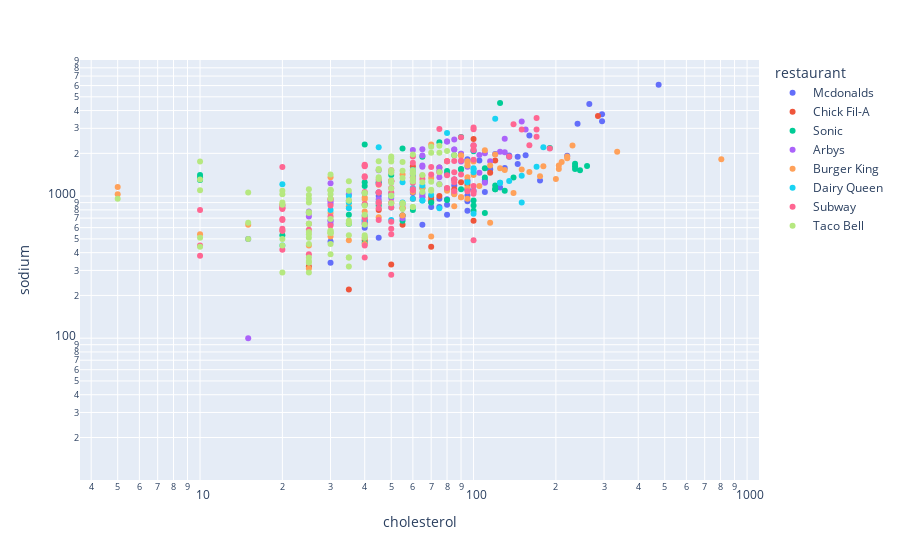

The notebook cell saved with this chart:
### Markdown cell above
from plotly.express import scatter

scatter(data_frame=df, x='calories', y='sodium', color='restaurant', hover_name='item', log_x=True, log_y=True, )

Kode di atas menggunakan Plotly Express untuk membuat diagram sebar (scatter plot) guna memvisualisasikan hubungan antara dua nilai nutrisi dalam DataFrame df Anda.

Dalam kode untuk membuat diagram sebar di mana setiap titik data mewakili item dari DataFrame Anda. Sumbu x menunjukkan kandungan kalori, sumbu y menunjukkan kandungan sodium, dan warna titik sesuai dengan restorannya. Saat Anda mengarahkan kursor ke suatu titik, nama "item" (atau kolom lain yang ditentukan dalam hover_name) akan ditampilkan. Selain itu, kedua sumbu menggunakan skala logaritmik untuk memvisualisasikan data dengan rentang nilai yang besar dengan lebih baik.

### Code cell
scatter(data_frame=df, x='cholesterol', y='sodium', color='restaurant', hover_name='item', log_x=True, log_y=True, )

### Figure 1 — Plotly figure (JSON) as saved in the notebook; plotly's stock layout.template omitted (floating-point values rounded to 4 significant figures)
{"data": [{"hovertemplate": "<b>%{hovertext}</b><br><br>restaurant=Mcdonalds<br>cholesterol=%{x}<br>sodium=%{y}<extra></extra>", "hovertext": ["Artisan Grilled Chicken Sandwich", "Single Bacon Smokehouse Burger", "Double Bacon Smokehouse Burger", "Grilled Bacon Smokehouse Chicken Sandwich", "Crispy Bacon Smokehouse Chicken Sandwich", "Big Mac", "Cheeseburger", "Classic Chicken Sandwich", "Double Cheeseburger", "Double Quarter Pounder® with Cheese", "Filet-O-Fish®", "Garlic White Cheddar Burger", "Grilled Garlic White Cheddar Chicken Sandwich", "Crispy Garlic White Cheddar Chicken Sandwich", "Hamburger", "Lobster Roll", "Maple Bacon Dijon 1/4 lb Burger", "Grilled Maple Bacon Dijon Chicken Sandwich", "Crispy Maple Bacon Dijon Chicken Sandwich", "McChicken", "McDouble", "McRib", "Pico Guacamole 1/4 lb Burger", "Grilled Pico Guacamole Chicken Sandwich", "Crispy Pico Guacamole Chicken Sandwich", "Premium Buttermilk Crispy Chicken Deluxe Sandwich", "Premium Crispy Chicken Deluxe Sandwich", "Quarter Pounder® with Cheese", "Signature Sriracha Burger", "Grilled Signature Sriracha Chicken Sandwich", "Crispy Signature Sriracha Chicken Sandwich", "Sweet BBQ Bacon 1/4 lb Burger", "Grilled Sweet BBQ Bacon Chicken Sandwich", "Crispy Sweet BBQ Bacon Chicken Sandwich", "3 piece Buttermilk Crispy Chicken Tenders", "4 piece Buttermilk Crispy Chicken Tenders", "6 piece Buttermilk Crispy Chicken Tenders", "10 piece Buttermilk Crispy Chicken Tenders", "12 piece Buttermilk Crispy Chicken Tenders", "20 piece Buttermilk Crispy Chicken Tenders", "4 Piece Chicken McNuggets", "6 Piece Chicken McNuggets", "10 Piece Chicken McNuggets", "20 Piece Chicken McNuggets", "40 piece Chicken McNuggets", "4 piece Sweet N' Spicy Honey BBQ Glazed Tenders", "6 piece Sweet N' Spicy Honey BBQ Glazed Tenders", "10 piece Sweet N' Spicy Honey BBQ Glazed Tenders", "Premium Asian Salad w/o Chicken", "Premium Asian Salad w/ Grilled Chicken", "Premium Asian Salad w/ Crispy Chicken", "Premium Bacon Ranch Salad w/o Chicken", "Premium Bacon Ranch Salad w/ Grilled Chicken", "Premium Bacon Ranch Salad w/ Crispy Chicken", "Premium Southwest Salad w/o Chicken", "Premium Southwest Salad w/ Grilled Chicken", "Premium Southwest Salad w/ Crispy Chicken"], "legendgroup": "Mcdonalds", "marker": {"color": "#636efa", "symbol": "circle"}, "mode": "markers", "name": "Mcdonalds", "orientation": "v", "showlegend": true, "type": "scatter", "x": [95, 130, 220, 155, 120, 80, 40, 65, 85, 175, 40, 95, 125, 85, 30, 65, 110, 135, 95, 40, 70, 80, 95, 115, 80, 60, 45, 100, 95, 115, 80, 110, 135, 95, 70, 95, 145, 240, 295, 475, 30, 45, 75, 145, 295, 105, 160, 265, 0, 80, 95, 40, 45, 95, 15, 110, 75], "xaxis": "x", "y": [1110, 1580, 1920, 1940, 1980, 950, 680, 1040, 1040, 1290, 640, 790, 1150, 1190, 480, 630, 1260, 1890, 1780, 600, 840, 870, 920, 1540, 1430, 1050, 1000, 1090, 1010, 1550, 1430, 1310, 1930, 1820, 910, 1290, 1890, 3230, 3770, 6080, 340, 510, 840, 1680, 3370, 1780, 2670, 4450, 20, 740, 1120, 660, 1230, 1120, 500, 1070, 960], "yaxis": "y"}, {"hovertemplate": "<b>%{hovertext}</b><br><br>restaurant=Chick Fil-A<br>cholesterol=%{x}<br>sodium=%{y}<extra></extra>", "hovertext": ["Chargrilled Chicken Club Sandwich", "Chargrilled Chicken Sandwich", "Chick-n-Slider", "1 Piece Chick-n-Strips", "2 Piece Chick-n-Strips", "3 Piece Chick-n-Strips", "4 piece Chick-n-Strips", "Chicken Deluxe", "4 piece Chicken Nuggets", "6 piece Chicken Nuggets", "8 piece Chicken Nuggets", "12 piece Chicken Nuggets", "30 piece Chicken Nuggets", "Chicken Salad Sandwich", "Chicken Sandwich", "4 Piece Grilled Chicken Nuggets", "6 Piece Grilled Chicken Nuggets", "8 piece Grilled Chicken Nuggets", "12 Piece Grilled Chicken Nuggets", "Spicy Grilled Chicken Sub Sandwich", "Regular Grilled Chicken Sub Sandwich", "Smokehouse BBQ Bacon Sandwich", "Spicy Chicken Sandwich", "Spicy Deluxe", "Chargrilled Chicken Cool Wrap", "Chicken Enchiladas Meal Kit", "Chicken Parmesan Meal Kit"], "legendgroup": "Chick Fil-A", "marker": {"color": "#EF553B", "symbol": "circle"}, "mode": "markers", "name": "Chick Fil-A", "orientation": "v", "showlegend": true, "type": "scatter", "x": [85, 55, 45, 25, 55, 70, 90, 75, 40, 55, 70, 115, 285, 80, 60, 35, 50, 70, 100, 85, 75, 95, 60, 80, 60, 100, 120], "xaxis": "x", "y": [1120, 820, 800, 320, 630, 940, 1250, 1590, 490, 730, 990, 1460, 3660, 1130, 1350, 220, 330, 440, 670, 1310, 1000, 1200, 1620, 1760, 960, 2520, 1780], "yaxis": "y"}, {"hovertemplate": "<b>%{hovertext}</b><br><br>restaurant=Sonic<br>cholesterol=%{x}<br>sodium=%{y}<extra></extra>", "hovertext": ["Hatch Green Chile Cheeseburger", "Jalapeno Burger", "Jr. Burger", "Jr. Chili Cheeseburger", "Jr. Deluxe Burger", "Jr. Deluxe Cheeseburger", "Jr. Double Cheeseburger", "Sonic Bacon Cheeseburger (w/mayo)", "Sonic Burger W/ Mustard", "Sonic Burger W/ Ketchup", "Sonic Burger W/ Mayonnaise", "Sonic Cheeseburger W/ Mustard", "Sonic Cheeseburger W/ Ketchup", "Sonic Cheeseburger W/ Mayonnaise", "Super Sonic Bacon Double Cheeseburger (w/mayo)", "Super Sonic Double Cheeseburger W/ Mustard", "Super Sonic Double Cheeseburger W/ Ketchup", "Super Sonic Double Cheeseburger W/ Mayo", "Super Sonic Jalapeno Double Cheeseburger", "Veggie Burger W/ Ketchup", "Veggie Burger With Mustard", "Veggie Burger W/ Mustard", "Grilled Asiago Caesar Chicken Club Sandwich", "Crispy Asiago Caesar Chicken Club Sandwich", "Grilled Chicken Sandwich", "Crispy Chicken Sandwich", "Chicken Strip Sandwich", "3 Piece Crispy Chicken Tender Dinner", "5 Piece Crispy Chicken Tender Dinner", "Deluxe Ultimate Chicken Sandwich", "Buffalo Dunked Ultimate Chicken Sandwich", "Garlic Parmesan Dunked Ultimate Chicken Sandwich", "Small Jumbo Popcorn Chicken", "Large Jumbo Popcorn Chicken", "Small Spicy Jumbo Popcorn Chicken", "Large Spicy Jumbo Popcorn Chicken", "3 Piece Super Crunch Chicken Strip Dinner", "4 Piece Super Crunch Chicken Strip Dinner", "5 Piece Super Crunch Chicken Strip Dinner", "3 Piece Super Crunch Chicken Strips", "4 Piece Super Crunch Chicken Strips", "5 Piece Super Crunch Chicken Strips", "Traditional Ultimate Chicken Sandwich", "Ultimate Chicken Club", "All Beef All-american Style Dog – 6\"", "All Beef Chicago Dog – 6\"", "All Beef Chili Cheese Coney – 6\"", "All Beef New York Dog – 6\"", "All Beef Regular Hot Dog – 6\"", "Cheesy Bacon Pretzel Dog - 6 In.", "Corn Dog", "Footlong Quarter Pound Coney", "The Original Pretzel Dog"], "legendgroup": "Sonic", "marker": {"color": "#00cc96", "symbol": "circle"}, "mode": "markers", "name": "Sonic", "orientation": "v", "showlegend": true, "type": "scatter", "x": [120, 100, 35, 55, 40, 60, 110, 140, 100, 100, 110, 120, 120, 130, 260, 235, 235, 245, 235, 10, 10, 10, 110, 80, 80, 45, 35, 0, 0, 90, 125, 190, 45, 65, 45, 80, 55, 75, 90, 55, 70, 90, 90, 100, 40, 40, 65, 40, 40, 50, 20, 85, 35], "xaxis": "x", "y": [1120, 930, 640, 730, 470, 800, 1350, 1350, 790, 860, 760, 1120, 1190, 1090, 1630, 1550, 1620, 1520, 1690, 1410, 1350, 1300, 1570, 1120, 940, 1060, 740, 800, 1340, 1550, 4520, 2180, 1250, 1890, 860, 1500, 2160, 2390, 2610, 670, 900, 1120, 1540, 2070, 1180, 2310, 1140, 1250, 870, 1410, 530, 1940, 910], "yaxis": "y"}, {"hovertemplate": "<b>%{hovertext}</b><br><br>restaurant=Arbys<br>cholesterol=%{x}<br>sodium=%{y}<extra></extra>", "hovertext": ["Arby's Melt", "Arby-Q Sandwich", "Beef 'n Cheddar Classic", "Beef 'n Cheddar Mid", "Bourbon BBQ Brisket Sandwich", "Bourbon BBQ Chicken Sandwich", "Bourbon BBQ Steak Sandwich", "Buttermilk Buffalo Chicken Sandwich", "Buttermilk Chicken Bacon & Swiss", "Buttermilk Chicken Cordon Bleu Sandwich", "Buttermilk Crispy Chicken Sandwich", "Classic French Dip & Swiss/Au Jus", "Classic Roast Beef", "Double Roast Beef", "Fire-Roasted Philly Steak", "Grand Turkey Club", "Greek Gyro", "Half Pound Beef 'n Cheddar Sandwich", "Half Pound French Dip & Swiss", "Half Pound Roast Beef Sandwich", "Ham & Swiss Melt", "Loaded Italian Sandwich", "Pecan Chicken Salad Flatbread", "Pecan Chicken Salad Sandwich", "2 piece Prime-Cut Chicken Tenders", "3 piece Prime-Cut Chicken Tenders", "5 piece Prime-Cut Chicken Tenders", "Reuben Sandwich", "Roast Beef Gyro", "Roast Turkey & Swiss Sandwich", "Roast Turkey & Swiss Wrap", "Roast Turkey, Ranch & Bacon Sandwich", "Roast Turkey, Ranch & Bacon Wrap", "Smoke Mountain w/ Beef Short Rib", "Smokehouse Beef Short Rib Sandwich", "Smokehouse Brisket", "Super Roast Beef", "Three Cheese Steak Sandwich", "Triple Decker Sandwich", "Turkey Avocado Club", "Turkey Gyro", "Ultimate BLT", "Buffalo Chicken Slider", "Chicken Tender 'n Cheese Slider", "Corned Beef 'n Cheese Slider", "Ham 'n Cheese Slider", "Jalapeno Roast Beef 'n Cheese Slider", "Pizza Slider", "Roast Beef 'n Cheese Slider", "Turkey 'n Cheese Slider", "Chopped Side Salad", "Crispy Chicken Farmhouse Salad", "Greek Gyro Salad", "Roast Turkey Farmhouse Salad", "Super Greek Salad"], "legendgroup": "Arbys", "marker": {"color": "#ab63fa", "symbol": "circle"}, "mode": "markers", "name": "Arbys", "orientation": "v", "showlegend": true, "type": "scatter", "x": [30, 30, 50, 100, 105, 90, 90, 60, 90, 110, 60, 85, 50, 95, 105, 65, 75, 130, 150, 130, 35, 100, 65, 75, 30, 45, 75, 80, 60, 65, 65, 80, 85, 125, 75, 110, 45, 115, 155, 65, 45, 85, 20, 25, 30, 25, 30, 35, 30, 25, 15, 65, 55, 55, 85], "xaxis": "x", "y": [920, 1230, 1280, 2100, 1460, 1990, 1990, 2110, 1750, 2000, 1480, 2500, 970, 1610, 1950, 1610, 1360, 2530, 3350, 2040, 1030, 2270, 980, 1210, 640, 950, 1590, 2420, 1290, 1930, 1640, 2420, 2130, 2050, 1510, 1240, 1060, 1760, 2940, 2140, 1520, 2130, 860, 720, 890, 780, 670, 930, 670, 760, 100, 1000, 700, 870, 1310], "yaxis": "y"}, {"hovertemplate": "<b>%{hovertext}</b><br><br>restaurant=Burger King<br>cholesterol=%{x}<br>sodium=%{y}<extra></extra>", "hovertext": ["American Brewhouse King", "Bacon & Swiss Sourdough King", "Bacon Cheeseburger", "Bacon Cheeseburger Deluxe", "Bacon King", "Bacon King Jr", "BBQ Bacon King", "Cheeseburger", "Double Bacon Cheeseburger", "Double Cheeseburger", "Double Hamburger", "Double Quarter Pound King", "Extra Long Cheeseburger", "Farmhouse King", "Hamburger", "Homestyle Cheeseburger", "Jalapeno King Sandwich", "Mushroom & Swiss King", "Rodeo Burger", "Rodeo King", "Sourdough King Single", "Sourdough King Double", "Steakhouse King", "Bacon & Cheese Whopper", "DOUBLE WHOPPER w/o Cheese", "DOUBLE WHOPPER w/ Cheese", "WHOPPER w/o Cheese", "WHOPPER w/ Cheese", "WHOPPER JR. w/o Cheese", "WHOPPER JR. w/ Cheese", "Bacon Cheddar Ranch Chicken Salad w/ grilled Chicken & Dressing", "Bacon Cheddar Ranch Chicken Salad w/ crispy Chicken & Dressing", "Chicken BLT Salad w/ Grilled Chicken", "Chicken BLT Salad w/ Crispy Chicken", "Chicken Caesar Salad w/ Grilled Chicken", "Chicken Caesar Salad w/ Crispy Chicken", "Chicken, Apple & Cranberry Salad w/ Grilled Chicken", "Chicken, Apple & Cranberry Salad w/ Crispy Chicken", "Garden Grilled Chicken Salad w/ Grilled Chicken, no dressing", "Garden Grilled Chicken Salad w/ Crispy Chicken, no dressing", "Side Caesar Salad with dressing", "Side Garden Salad and Avocado Ranch Dressing", "Bacon Cheddar Ranch Crispy Chicken Sandwich", "BBQ Bacon Crispy Chicken Sandwich", "Big Fish Sandwich", "BK VEGGIE Burger", "Chicken Burger", "Chicken Cordon Bleu Sandwich", "Chicken Fries", "4 Piece Chicken Nuggets", "6 Piece Chicken Nuggets", "20 Piece Chicken Nuggets", "Chicken Nuggets (10pc)", "Chicken Parmesan Sandwich", "Crispy Buffalo Chicken Melt", "Crispy Chicken Jr.", "Crispy Chicken Sandwich", "Grilled Chicken Sandwich", "Grilled Chili Cheese Dog", "Grilled Hot Dog", "Jalapeno Chicken Fries", "Original Chicken Sandwich", "Pretzel Chicken Fries", "Rodeo Crispy Chicken Sandwich", "Sourdough Chicken Club", "4 Piece Spicy Chicken Nuggets", "Spicy Chicken Nuggets", "Spicy Crispy Chicken Jr.", "Spicy Crispy Chicken Sandwich", "Spicy Crispy Jalapeno Chicken Sandwich"], "legendgroup": "Burger King", "marker": {"color": "#FFA15A", "symbol": "circle"}, "mode": "markers", "name": "Burger King", "orientation": "v", "showlegend": true, "type": "scatter", "x": [805, 200, 55, 40, 220, 90, 220, 45, 105, 95, 70, 210, 85, 335, 35, 95, 205, 175, 25, 230, 125, 205, 180, 95, 140, 160, 90, 100, 40, 55, 150, 120, 115, 100, 95, 80, 90, 80, 115, 85, 10, 30, 110, 15, 30, 5, 5, 90, 40, 25, 40, 130, 50, 70, 70, 30, 60, 85, 40, 30, 40, 65, 45, 20, 95, 20, 55, 35, 65, 95], "xaxis": "x", "y": [1820, 1320, 830, 720, 1900, 1930, 1850, 710, 1180, 960, 520, 1740, 1030, 2050, 490, 1140, 1550, 1380, 450, 2270, 1570, 1640, 1620, 1360, 1050, 1480, 980, 1410, 510, 730, 1540, 1960, 1640, 1750, 1640, 1760, 980, 1090, 650, 1070, 540, 520, 2100, 630, 1360, 1030, 1160, 1930, 780, 310, 460, 1530, 890, 1340, 2310, 760, 1070, 850, 980, 960, 950, 1390, 1200, 870, 1760, 570, 1420, 850, 1140, 1720], "yaxis": "y"}, {"hovertemplate": "<b>%{hovertext}</b><br><br>restaurant=Dairy Queen<br>cholesterol=%{x}<br>sodium=%{y}<extra></extra>", "hovertext": ["1/2 lb. FlameThrower® GrillBurger", "1/2 lb. GrillBurger with Cheese", "1/4 lb. Bacon Cheese GrillBurger", "1/4 lb. GrillBurger with Cheese", "1/4 lb. Mushroom Swiss GrillBurger", "Original Cheeseburger", "Original Double Cheeseburger", "4 Piece Chicken Strip Basket w/ Country Gravy", "6 Piece Chicken Strip Basket w/ Country Gravy", "Bacon Cheese Dog", "Cheese Dog", "Chili Cheese Dog", "Chili Dog", "Hot Dog", "Relish Dog", "Barbecue Pork Sandwich", "Breaded Mushrooms", "Regular Cheese Curds", "Large Cheese Curds", "Chili Cheese Mega Dog", "Corn Dog", "Crispy Fish Sandwich", "Deluxe Cheeseburger", "Deluxe Double Cheeseburger", "Deluxe Double Hamburger", "Deluxe Hamburger", "DQ Ultimate® Burger", "Pork Tenderloin Sandwich", "Steak Finger Basket", "3 chicken strips Chicken Strips", "Chicken Bacon Ranch Sandwich", "Chicken Mozzarella Sandwich", "Crispy Chicken BLT Salad", "Crispy Chicken Garden Greens Salad", "Crispy Chicken Sandwich", "Crispy Chicken Wrap", "Grilled Chicken BLT Salad", "Grilled Chicken Garden Greens Salad", "Grilled Chicken Sandwich", "Grilled Chicken Wrap", "Side Salad", "Turkey BLT Sandwich"], "legendgroup": "Dairy Queen", "marker": {"color": "#19d3f3", "symbol": "circle"}, "mode": "markers", "name": "Dairy Queen", "orientation": "v", "showlegend": true, "type": "scatter", "x": [170, 135, 95, 70, 75, 65, 125, 80, 120, 60, 50, 55, 40, 35, 35, 50, 0, 150, 180, 100, 20, 20, 65, 125, 100, 50, 150, 45, 45, 60, 65, 60, 100, 40, 55, 35, 100, 40, 50, 30, 0, 60], "xaxis": "x", "y": [1610, 1280, 1250, 1020, 820, 930, 1240, 2780, 3500, 1140, 1000, 900, 1050, 900, 1000, 830, 500, 900, 2210, 1570, 450, 1210, 930, 1240, 750, 680, 1390, 910, 2210, 960, 1190, 1530, 1470, 670, 1250, 820, 1540, 730, 1040, 800, 15, 1420], "yaxis": "y"}, {"hovertemplate": "<b>%{hovertext}</b><br><br>restaurant=Subway<br>cholesterol=%{x}<br>sodium=%{y}<extra></extra>", "hovertext": ["6\" B.L.T.", "Footlong B.L.T.", "6\" BBQ Rib Sandwich", "Footlong BBQ Rib Sandwich", "6\" Big Hot Pastrami", "Footlong Big Hot Pastrami", "6\" Big Philly Cheesesteak", "Footlong Big Philly Cheesesteak", "Kids Mini Sub Black Forest Ham", "6\" Black Forest Ham", "Footlong Black Forest Ham", "6\" Carved Turkey", "Footlong Carved Turkey", "6\" Carved Turkey & Bacon w/ Cheese", "Footlong Carved Turkey & Bacon w/ Cheese", "6\" Chicken & Bacon Ranch Melt", "Footlong Chicken & Bacon Ranch Melt", "6\" Chicken Pizziola Melt", "Footlong Chicken Pizziola Melt", "6\" Cold Cut Combo", "Footlong Cold Cut Combo", "6\" Corned Beef Reuben", "Footlong Corned Beef Reuben", "6\" Italian B.M.T.", "Footlong Italian B.M.T.", "6\" Italian Hero", "Footlong Italian Hero", "6\" Meatball Marinara", "Footlong Meatball Marinara", "6\" Oven Roasted Chicken", "Footlong Oven Roasted Chicken", "Kids Mini Sub Roast Beef", "6\" Roast Beef", "Footlong Roast Beef", "6\" Rotisserie Style Chicken", "Footlong Rotisserie Style Chicken", "6\" Spicy Italian", "Footlong Spicy Italian", "6\" Steak and Cheese", "Footlong Steak and Cheese", "6\" Subway Club", "Footlong Subway Club", "6\" Subway Melt (includes cheese)", "Footlong Subway Melt (includes cheese)", "6\" Subway Seafood Sensation", "Footlong Subway Seafood Sensation", "6\" Sweet Onion Chicken Teriyaki", "Footlong Sweet Onion Chicken Teriyaki", "6\" Tuna", "Footlong Tuna", "6\" Turkey & Bacon Avocado", "Footlong Turkey & Bacon Avocado", "Kids Mini Sub Turkey Breast", "6\" Turkey Breast", "Footlong Turkey Breast", "6\" Turkey Breast & Ham", "Footlong Turkey Breast & Ham", "6\" Turkey Italiano Melt (with Provolone)", "Footlong Turkey Italiano Melt (with Provolone)", "Kids Mini Sub Veggie Delite", "6\" Veggie Delite", "Footlong Veggie Delite", "6\" Veggie Patty", "Footlong Veggie Patty", "Autumn Carved Turkey Salad", "B.L.T. Salad", "Big Hot Pastrami Melt Salad", "Big Philly Cheesesteak Salad", "Black Forest Ham Salad", "Buffalo Chicken Salad (with Ranch dressing)", "Carved Turkey & Bacon w/ Cheese Salad", "Carved Turkey Salad", "Chicken & Bacon Ranch Melt Salad (includes Ranch dressing)", "Cold Cut Combo Salad", "Double Chicken Salad", "Italian B.M.T.® Salad", "Italian Hero Salad", "Meatball Marinara Salad", "Oven Roasted Chicken Salad", "Roast Beef Salad", "Spicy Italian Salad", "Steak & Cheese Salad", "Subway Club Salad", "Subway Melt® Salad", "Sweet Onion Chicken Teriyaki Salad", "Tuna Salad", "Turkey Breast & Ham Salad", "Turkey Breast Salad", "Veggie Delite Salad", "Chipotle Southwest Steak & Cheese Wrap", "Rotisserie-Style Chicken Caesar Wrap", "Turkey, Bacon & Guacamole Wrap", "Cheese & Veggies Pizza", "Cheese Pizza", "Pepperoni Pizza", "Sausage Pizza"], "legendgroup": "Subway", "marker": {"color": "#FF6692", "symbol": "circle"}, "mode": "markers", "name": "Subway", "orientation": "v", "showlegend": true, "type": "scatter", "x": [20, 40, 50, 100, 85, 170, 85, 170, 10, 20, 40, 45, 90, 70, 140, 95, 190, 80, 160, 50, 100, 85, 170, 45, 90, 75, 150, 30, 60, 25, 50, 25, 40, 80, 50, 100, 50, 100, 50, 100, 40, 80, 45, 90, 20, 40, 50, 100, 30, 60, 30, 60, 10, 20, 40, 20, 40, 50, 100, 0, 0, 0, 10, 20, 60, 20, 85, 85, 20, 60, 65, 45, 100, 45, 100, 45, 45, 30, 50, 40, 50, 50, 40, 45, 50, 40, 25, 20, 0, 100, 135, 75, 50, 40, 60, 70], "xaxis": "x", "y": [680, 1360, 590, 1180, 1470, 2940, 1310, 2620, 450, 830, 1660, 890, 1780, 1600, 3200, 1080, 2160, 1140, 2280, 1140, 2280, 1770, 3540, 1300, 2600, 1470, 2940, 950, 1900, 640, 1280, 390, 700, 1400, 540, 1080, 1520, 3040, 1060, 2120, 880, 1760, 1210, 1420, 690, 1380, 900, 1800, 620, 1240, 860, 1720, 380, 810, 1620, 820, 1640, 1480, 2960, 190, 310, 620, 800, 1600, 1120, 420, 1250, 1080, 590, 1100, 1320, 680, 1040, 820, 490, 1060, 1060, 720, 280, 450, 1280, 830, 640, 910, 660, 370, 580, 570, 65, 2250, 1900, 2970, 1270, 1070, 1350, 1420], "yaxis": "y"}, {"hovertemplate": "<b>%{hovertext}</b><br><br>restaurant=Taco Bell<br>cholesterol=%{x}<br>sodium=%{y}<extra></extra>", "hovertext": ["1/2 lb.* Cheesy Potato Burrito", "1/2 lb.* Combo Burrito", "7-Layer Burrito", "Bean Burrito", "Beefy 5-Layer Burrito", "Beefy Fritos® Burrito", "Black Bean Burrito", "Burrito Supreme® – Beef", "Burrito Supreme® - Chicken", "Burrito Supreme® - Steak", "Cantina Power Burrito - Chicken", "Cantina Power Burrito - Steak", "Cantina Power Burrito - Veggie", "Cheesy Bean and Rice Burrito", "Chili Cheese Burrito", "Chicken Crunchy Cheesy Core Burrito", "Steak Crunchy Cheesy Core Burrito", "Beef Crunchy Cheesy Core Burrito", "Loaded Taco Burrito", "Chicken Quesarito", "Steak Quesarito", "Beef Quesarito", "Shredded Chicken Burrito", "Smothered Burrito - Beef", "Smothered Burrito - Shredded Chicken", "Smothered Burrito - Steak", "Chicken Spicy Cheesy Core Burrito", "Steak Spicy Cheesy Core Burrito", "Beef Spicy Cheesy Core Burrito", "Triple Melt Burrito", "XXL Grilled Stuft Burrito - Beef", "XXL Grilled Stuft Burrito - Chicken", "XXL Grilled Stuft Burrito - Steak", "Chicken Soft Taco", "Cool Ranch® Doritos® Double Decker® Taco", "Cool Ranch® Doritos® Locos Taco", "Cool Ranch® Doritos® Locos Taco Supreme", "Crunchy Taco", "Crunchy Taco Supreme®", "Double Decker® Taco", "DOUBLE DECKER® Taco Supreme®", "Spicy Sweet Double Stacked Taco", "Cool Ranch Habanero Double Stacked Taco", "Nacho Crunch Double Stacked Taco", "Fiery Doritos® Double Decker® Taco", "Fiery Doritos® Locos Taco", "Fiery Doritos® Locos Taco Supreme", "Grilled Steak Soft Taco", "Nacho Cheese Doritos® Double Decker® Taco", "Nacho Cheese Doritos® Locos Tacos", "Nacho Cheese Doritos® Locos Tacos Supreme", "Soft Taco Supreme® – Beef", "Soft Taco-Beef", "Spicy Potato Soft Taco", "Chalupa Supreme® - Chicken", "Chalupa Supreme® - Steak", "Chalupa Supreme®–Beef", "Double Chalupa", "Wild Naked Chicken Chalupa", "Mild Naked Chicken Chalupa", "Spicy Double Chalupa", "Fresco Bean Burrito", "Fresco Burrito Supreme® – Chicken", "Fresco Burrito Supreme® – Steak", "Fresco Chicken Soft Taco", "Fresco Crunchy Taco", "Fresco Grilled Steak Soft Taco", "Fresco Soft Taco", "Cheesy Gordita Crunch", "Doritos® Cheesy Gordita Crunch - Cool Ranch", "Doritos® Cheesy Gordita Crunch - Fiery", "Doritos® Cheesy Gordita Crunch - Nacho Cheese", "Double Cheesy Gordita Crunch", "Gordita Supreme® – Beef", "Gordita Supreme® - Chicken", "Gordita Supreme® - Steak", "Nacho Fries Bellgrande", "Nachos BellGrande®", "Nachos Supreme", "Triple Layer Nachos", "Triple Melt Nachos", "Beefy Cheddar Crunchwrap Slider", "Beefy Mini Quesadilla", "Beefy Nacho Griller", "BLT Crunchwrap Slider", "Cantina Power Bowl - Chicken", "Cantina Power Bowl - Steak", "Cantina Power Bowl - Veggie", "Cheese Quesadilla", "Cheese Roll-Up", "Chicken Quesadilla", "Chickstar", "Chili Cheese Burrito", "Chipotle Crispy Chicken Griller", "Crispy Chicken Quesadilla", "Crunchwrap Supreme®", "Double Tostada", "Express Taco Salad w/ Chips", "Loaded Potato Griller", "Mexican Pizza", "MexiMelt®", "Steak Quesalupa", "Chicken Quesalupa", "Beef Quesalupa", "Shredded Chicken Mini Quesadilla", "Spicy Chicken Crunchwrap Slider", "Spicy Tostada", "Stacker", "Steak Quesadilla", "Original Triple Double Crunchwrap", "Spicy Triple Double Crunchwrap", "Express Taco Salad w/ Chips", "Fiesta Taco Salad-Beef", "Fiesta Taco Salad-Chicken", "Fiesta Taco Salad-Steak"], "legendgroup": "Taco Bell", "marker": {"color": "#B6E880", "symbol": "circle"}, "mode": "markers", "name": "Taco Bell", "orientation": "v", "showlegend": true, "type": "scatter", "x": [45, 45, 20, 5, 35, 20, 10, 35, 40, 30, 60, 50, 10, 0, 35, 55, 50, 45, 50, 60, 65, 60, 30, 75, 70, 80, 55, 50, 45, 30, 75, 85, 70, 30, 25, 25, 35, 25, 35, 25, 35, 35, 40, 35, 25, 25, 30, 30, 25, 25, 35, 35, 25, 10, 40, 30, 30, 50, 65, 70, 50, 0, 25, 15, 25, 20, 15, 20, 55, 55, 55, 55, 70, 30, 40, 30, 30, 30, 30, 0, 30, 25, 25, 20, 20, 60, 50, 10, 50, 20, 75, 50, 35, 25, 75, 30, 15, 60, 25, 40, 40, 60, 60, 50, 25, 25, 10, 40, 65, 45, 50, 60, 60, 70, 55], "xaxis": "x", "y": [1360, 1320, 1090, 960, 1270, 1030, 1100, 1090, 1050, 1090, 1960, 1900, 1750, 930, 930, 1510, 1520, 1530, 1130, 1440, 1410, 1450, 960, 2260, 2230, 2080, 1740, 1750, 1760, 1030, 2020, 1940, 2020, 460, 770, 350, 370, 290, 320, 640, 670, 640, 630, 650, 770, 370, 390, 550, 760, 340, 370, 530, 510, 510, 530, 570, 570, 1010, 1070, 1090, 1240, 950, 1020, 1060, 460, 290, 500, 500, 810, 890, 890, 880, 1110, 550, 510, 550, 1420, 1100, 690, 600, 550, 960, 560, 870, 900, 1520, 1460, 1310, 1000, 450, 1210, 1290, 930, 640, 1480, 1110, 650, 1270, 1120, 860, 740, 840, 840, 890, 540, 900, 440, 1050, 1250, 1550, 1850, 1270, 1340, 1260, 1340], "yaxis": "y"}], "layout": {"legend": {"title": {"text": "restaurant"}, "tracegroupgap": 0}, "margin": {"t": 60}, "xaxis": {"anchor": "y", "domain": [0, 1], "title": {"text": "cholesterol"}, "type": "log"}, "yaxis": {"anchor": "x", "domain": [0, 1], "title": {"text": "sodium"}, "type": "log"}}}
